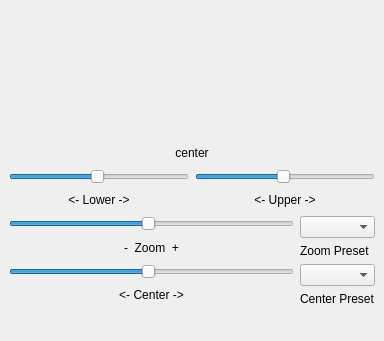
<ui version="4.0" >
 <class>HistogramWidget</class>
 <widget class="QWidget" name="HistogramWidget" >
  <property name="geometry" >
   <rect>
    <x>0</x>
    <y>0</y>
    <width>384</width>
    <height>341</height>
   </rect>
  </property>
  <property name="minimumSize" >
   <size>
    <width>384</width>
    <height>0</height>
   </size>
  </property>
  <property name="maximumSize" >
   <size>
    <width>384</width>
    <height>16777215</height>
   </size>
  </property>
  <property name="windowTitle" >
   <string>Form</string>
  </property>
  <layout class="QVBoxLayout" >
   <property name="margin" >
    <number>9</number>
   </property>
   <property name="spacing" >
    <number>6</number>
   </property>
   <item>
    <widget class="HistoView" native="1" name="histoView" >
     <property name="minimumSize" >
      <size>
       <width>384</width>
       <height>128</height>
      </size>
     </property>
     <property name="maximumSize" >
      <size>
       <width>384</width>
       <height>128</height>
      </size>
     </property>
    </widget>
   </item>
   <item>
    <layout class="QHBoxLayout" >
     <property name="margin" >
      <number>0</number>
     </property>
     <property name="spacing" >
      <number>6</number>
     </property>
     <item>
      <widget class="QLabel" name="lowLabel" >
       <property name="minimumSize" >
        <size>
         <width>80</width>
         <height>0</height>
        </size>
       </property>
       <property name="text" >
        <string>&lt;low></string>
       </property>
       <property name="alignment" >
        <set>Qt::AlignRight|Qt::AlignTrailing|Qt::AlignVCenter</set>
       </property>
      </widget>
     </item>
     <item>
      <spacer>
       <property name="orientation" >
        <enum>Qt::Horizontal</enum>
       </property>
       <property name="sizeHint" >
        <size>
         <width>40</width>
         <height>20</height>
        </size>
       </property>
      </spacer>
     </item>
     <item>
      <widget class="QLabel" name="centerLabel" >
       <property name="text" >
        <string>center</string>
       </property>
       <property name="alignment" >
        <set>Qt::AlignCenter</set>
       </property>
      </widget>
     </item>
     <item>
      <spacer>
       <property name="orientation" >
        <enum>Qt::Horizontal</enum>
       </property>
       <property name="sizeHint" >
        <size>
         <width>40</width>
         <height>20</height>
        </size>
       </property>
      </spacer>
     </item>
     <item>
      <widget class="QLabel" name="hiLabel" >
       <property name="minimumSize" >
        <size>
         <width>80</width>
         <height>0</height>
        </size>
       </property>
       <property name="text" >
        <string>&lt;high></string>
       </property>
      </widget>
     </item>
    </layout>
   </item>
   <item>
    <layout class="QHBoxLayout" >
     <property name="margin" >
      <number>0</number>
     </property>
     <property name="spacing" >
      <number>6</number>
     </property>
     <item>
      <layout class="QVBoxLayout" >
       <property name="margin" >
        <number>0</number>
       </property>
       <property name="spacing" >
        <number>6</number>
       </property>
       <item>
        <widget class="QSlider" name="lowerSlider" >
         <property name="minimum" >
          <number>1</number>
         </property>
         <property name="maximum" >
          <number>101</number>
         </property>
         <property name="pageStep" >
          <number>0</number>
         </property>
         <property name="value" >
          <number>50</number>
         </property>
         <property name="orientation" >
          <enum>Qt::Horizontal</enum>
         </property>
        </widget>
       </item>
       <item>
        <layout class="QHBoxLayout" >
         <property name="margin" >
          <number>0</number>
         </property>
         <property name="spacing" >
          <number>6</number>
         </property>
         <item>
          <spacer>
           <property name="orientation" >
            <enum>Qt::Horizontal</enum>
           </property>
           <property name="sizeHint" >
            <size>
             <width>40</width>
             <height>20</height>
            </size>
           </property>
          </spacer>
         </item>
         <item>
          <widget class="QLabel" name="label" >
           <property name="text" >
            <string>&lt;- Lower -></string>
           </property>
           <property name="alignment" >
            <set>Qt::AlignCenter</set>
           </property>
          </widget>
         </item>
         <item>
          <spacer>
           <property name="orientation" >
            <enum>Qt::Horizontal</enum>
           </property>
           <property name="sizeHint" >
            <size>
             <width>40</width>
             <height>20</height>
            </size>
           </property>
          </spacer>
         </item>
        </layout>
       </item>
      </layout>
     </item>
     <item>
      <layout class="QVBoxLayout" >
       <property name="margin" >
        <number>0</number>
       </property>
       <property name="spacing" >
        <number>6</number>
       </property>
       <item>
        <widget class="QSlider" name="upperSlider" >
         <property name="minimum" >
          <number>1</number>
         </property>
         <property name="maximum" >
          <number>101</number>
         </property>
         <property name="pageStep" >
          <number>0</number>
         </property>
         <property name="value" >
          <number>50</number>
         </property>
         <property name="orientation" >
          <enum>Qt::Horizontal</enum>
         </property>
        </widget>
       </item>
       <item>
        <layout class="QHBoxLayout" >
         <property name="margin" >
          <number>0</number>
         </property>
         <property name="spacing" >
          <number>6</number>
         </property>
         <item>
          <spacer>
           <property name="orientation" >
            <enum>Qt::Horizontal</enum>
           </property>
           <property name="sizeHint" >
            <size>
             <width>40</width>
             <height>20</height>
            </size>
           </property>
          </spacer>
         </item>
         <item>
          <widget class="QLabel" name="label_2" >
           <property name="text" >
            <string>&lt;- Upper -></string>
           </property>
           <property name="alignment" >
            <set>Qt::AlignCenter</set>
           </property>
          </widget>
         </item>
         <item>
          <spacer>
           <property name="orientation" >
            <enum>Qt::Horizontal</enum>
           </property>
           <property name="sizeHint" >
            <size>
             <width>40</width>
             <height>20</height>
            </size>
           </property>
          </spacer>
         </item>
        </layout>
       </item>
      </layout>
     </item>
    </layout>
   </item>
   <item>
    <layout class="QGridLayout" >
     <property name="margin" >
      <number>0</number>
     </property>
     <property name="spacing" >
      <number>6</number>
     </property>
     <item row="1" column="0" >
      <layout class="QVBoxLayout" >
       <property name="margin" >
        <number>0</number>
       </property>
       <property name="spacing" >
        <number>6</number>
       </property>
       <item>
        <widget class="QSlider" name="centerSlider" >
         <property name="minimum" >
          <number>1</number>
         </property>
         <property name="maximum" >
          <number>101</number>
         </property>
         <property name="pageStep" >
          <number>0</number>
         </property>
         <property name="value" >
          <number>50</number>
         </property>
         <property name="sliderPosition" >
          <number>50</number>
         </property>
         <property name="orientation" >
          <enum>Qt::Horizontal</enum>
         </property>
        </widget>
       </item>
       <item>
        <layout class="QHBoxLayout" >
         <property name="margin" >
          <number>0</number>
         </property>
         <property name="spacing" >
          <number>6</number>
         </property>
         <item>
          <spacer>
           <property name="orientation" >
            <enum>Qt::Horizontal</enum>
           </property>
           <property name="sizeHint" >
            <size>
             <width>40</width>
             <height>20</height>
            </size>
           </property>
          </spacer>
         </item>
         <item>
          <widget class="QLabel" name="centerlabel" >
           <property name="text" >
            <string>&lt;-  Center  -></string>
           </property>
           <property name="alignment" >
            <set>Qt::AlignCenter</set>
           </property>
          </widget>
         </item>
         <item>
          <spacer>
           <property name="orientation" >
            <enum>Qt::Horizontal</enum>
           </property>
           <property name="sizeHint" >
            <size>
             <width>40</width>
             <height>20</height>
            </size>
           </property>
          </spacer>
         </item>
        </layout>
       </item>
      </layout>
     </item>
     <item row="0" column="1" >
      <layout class="QVBoxLayout" >
       <property name="margin" >
        <number>0</number>
       </property>
       <property name="spacing" >
        <number>6</number>
       </property>
       <item>
        <widget class="QComboBox" name="zoomComboBox" />
       </item>
       <item>
        <widget class="QLabel" name="label_3" >
         <property name="text" >
          <string>Zoom Preset</string>
         </property>
        </widget>
       </item>
      </layout>
     </item>
     <item row="0" column="0" >
      <layout class="QVBoxLayout" >
       <property name="margin" >
        <number>0</number>
       </property>
       <property name="spacing" >
        <number>6</number>
       </property>
       <item>
        <widget class="QSlider" name="zoomSlider" >
         <property name="minimum" >
          <number>1</number>
         </property>
         <property name="maximum" >
          <number>101</number>
         </property>
         <property name="pageStep" >
          <number>0</number>
         </property>
         <property name="value" >
          <number>50</number>
         </property>
         <property name="orientation" >
          <enum>Qt::Horizontal</enum>
         </property>
        </widget>
       </item>
       <item>
        <layout class="QHBoxLayout" >
         <property name="margin" >
          <number>0</number>
         </property>
         <property name="spacing" >
          <number>6</number>
         </property>
         <item>
          <spacer>
           <property name="orientation" >
            <enum>Qt::Horizontal</enum>
           </property>
           <property name="sizeHint" >
            <size>
             <width>40</width>
             <height>20</height>
            </size>
           </property>
          </spacer>
         </item>
         <item>
          <widget class="QLabel" name="zoomlabel" >
           <property name="text" >
            <string>-  Zoom  +</string>
           </property>
           <property name="alignment" >
            <set>Qt::AlignCenter</set>
           </property>
          </widget>
         </item>
         <item>
          <spacer>
           <property name="orientation" >
            <enum>Qt::Horizontal</enum>
           </property>
           <property name="sizeHint" >
            <size>
             <width>40</width>
             <height>20</height>
            </size>
           </property>
          </spacer>
         </item>
        </layout>
       </item>
      </layout>
     </item>
     <item row="1" column="1" >
      <layout class="QVBoxLayout" >
       <property name="margin" >
        <number>0</number>
       </property>
       <property name="spacing" >
        <number>6</number>
       </property>
       <item>
        <widget class="QComboBox" name="centerComboBox" />
       </item>
       <item>
        <widget class="QLabel" name="label_4" >
         <property name="text" >
          <string>Center Preset</string>
         </property>
        </widget>
       </item>
      </layout>
     </item>
    </layout>
   </item>
   <item>
    <spacer>
     <property name="orientation" >
      <enum>Qt::Vertical</enum>
     </property>
     <property name="sizeHint" >
      <size>
       <width>366</width>
       <height>16</height>
      </size>
     </property>
    </spacer>
   </item>
  </layout>
 </widget>
 <customwidgets>
  <customwidget>
   <class>HistoView</class>
   <extends>QWidget</extends>
   <header>histoview.h</header>
  </customwidget>
 </customwidgets>
 <resources/>
 <connections/>
</ui>
